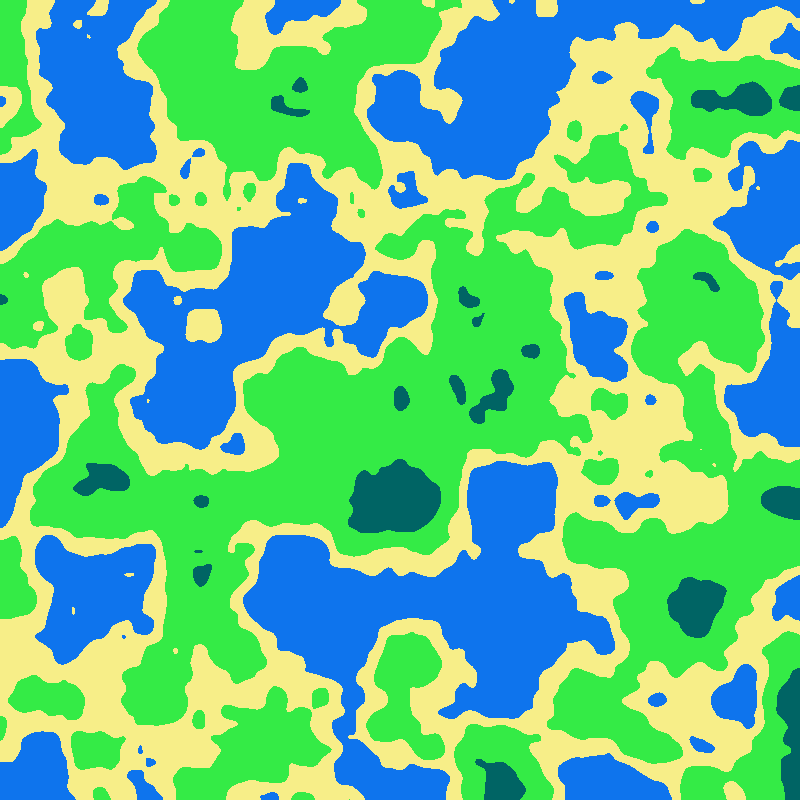
Frame 1 (no input)
Frame 2 (the mouse pressed at the canvas centre, redrawn once): identical to frame 1, image omitted

The p5.js sketch that drew this single still picture (run headless with seeded random() and noise() and a simulated clock; the mouse was pressed at the canvas centre and the sketch redrawn once):

// p5.js sketch
// ── sketch.js
/*
 *  Isaiah Padgett
 *  the main goal of this program was to create a generative landscape/terrain that you are able to determine what the topography of the map looks like, using perlin noise.
 */
function setup() {
  
  // create the canvas
  createCanvas(800, 800);
  noLoop();

}

function draw() {
  let blue = lerpColor(color(14, 211, 237),color(14, 21, 237),0.5);

  //x and y value for loops to get the entire canvas covered
  for (x = 0; x < width; x++){
    for (y = 0; y < height; y++){
      var noiseValue = noise(x /100,y/100); // sets the noise value to the width and height divided by 100 to zoom into the noise space so i can discern what shapes look like terrain
      
      var terrainColor;
      if (noiseValue < 0.4){ // using the noise value as a height map, i changed the color to different "heights" of the noise value
        terrainColor = blue; //blue ocean
      } else if (noiseValue < 0.5){
        terrainColor = color(247, 238, 136); //yellow sand
      } else if (noiseValue < 0.7){
        terrainColor = color(52, 235, 70); //green grass
      } else {
        terrainColor = color(0, 100, 100); //mountains
      }
      //sets the pixels to the whole screen and the terrainColor
      set(x,y,terrainColor);
    }
  }
  updatePixels();//updates the pixels from the set function
}
